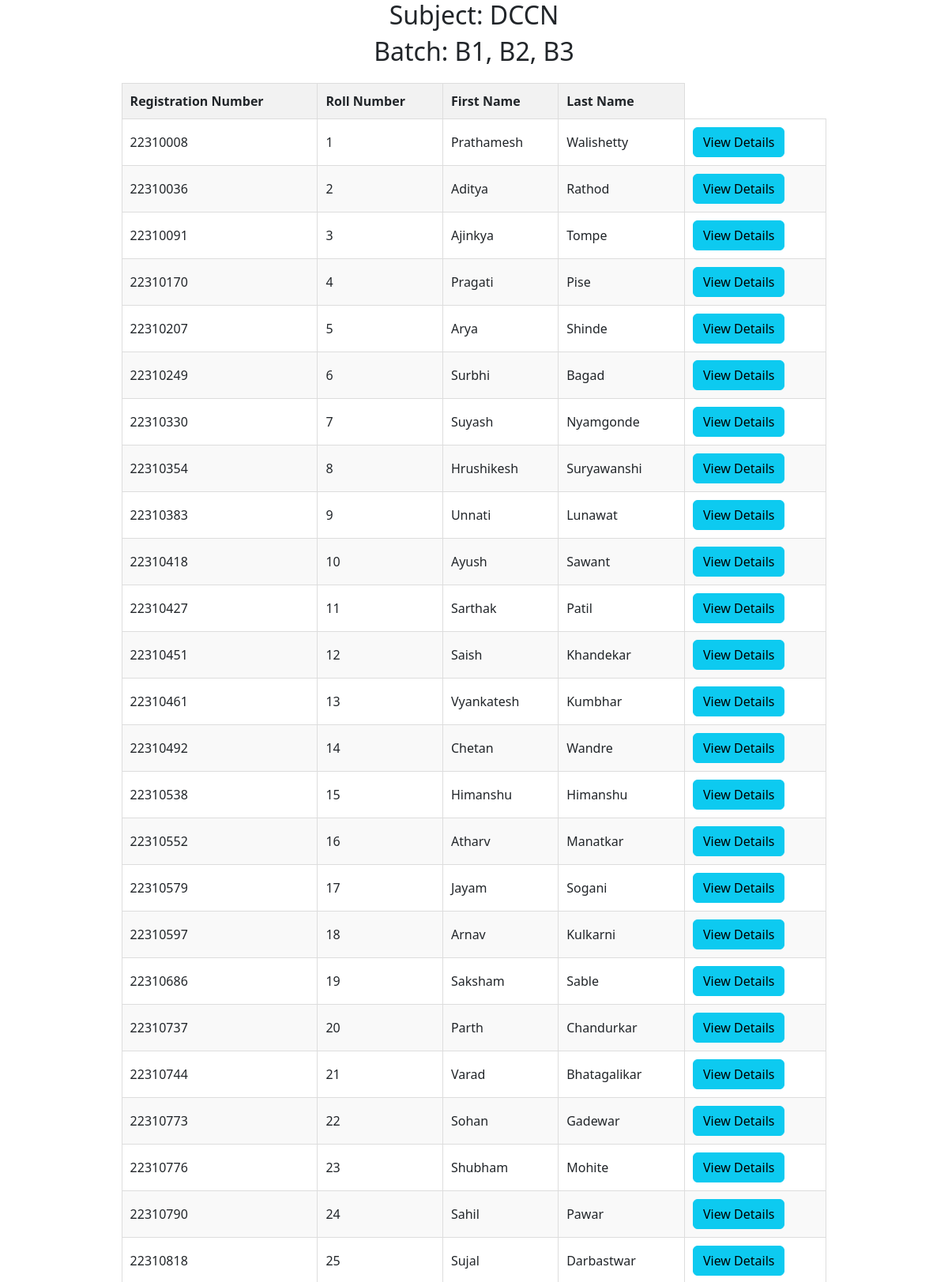
The page /show_batch_data/ (signed in, upper part) on the database its author committed.
### login/models.py (models this page shows, shortened)
class Student(models.Model):
    user = models.OneToOneField(User, on_delete=models.CASCADE, null=True, blank=True)
    registration_number = models.CharField(max_length=20, unique=True, primary_key=True)
    roll_number = models.CharField(max_length=20, unique=True)
    attendance = models.IntegerField(default=0)
    cie_marks = models.IntegerField(default=0)
    first_name = models.CharField(max_length=50)
    last_name = models.CharField(max_length=50)
    batch = models.ForeignKey(Batch, on_delete=models.SET_NULL, null=True, blank=True)
    division = models.ForeignKey(Division, on_delete=models.SET_NULL, null=True, blank=True)
    subjects = models.ManyToManyField(Subject, blank=True)

### login/views.py (the view)
# urls.py: path('show_batch_data/', views.show_batch_data, name='show_batch_data'),
@login_required
def show_batch_data(request):
    user = request.user
    faculty = Faculty.objects.get(email=user.username)
    print(f"Faculty Found: {faculty}")
    batches = faculty.batches.all()
    subjects = faculty.subjects.all()
    students = Student.objects.filter(batch__in=batches)
    subjects_names = ', '.join([subject.subject_name for subject in subjects])
    batch_names = ', '.join([batch.name for batch in batches])
    context = {
            'students': students,
            'batches': batch_names,
            'subjects':subjects_names,
        }
    return render(request, 'show_batch_data.html', context)

### login/models.py (called while the page is built)
    def __str__(self):
        return f"{self.first_name} {self.last_name}"

### templates/show_batch_data.html (shortened to what this page needs)
{% extends "base.html" %}
{% block body %}
<!DOCTYPE html>
<html lang="en">
<head>
</head>
<body>
    <div class="container">
        <h2>Subject: {{ subjects }}</h2>
        <h2>Batch: {{ batches }}</h2>
        <table>
            <thead>
                <tr>
                    <th>Registration Number</th>
                    <th>Roll Number</th>
                    <th>First Name</th>
                    <th>Last Name</th>
                </tr>
            </thead>
            <tbody>
                {% for student in students %}
                        <td>{{ student.registration_number }}</td>
                        <td>{{ student.roll_number}}</td>
                        <td>{{ student.first_name }}</td>
                        <td>{{ student.last_name }}</td>
                        <td>
                            <a href="{% url 'view_student' student.registration_number %}" class="btn btn-info">View Details</a>
                        </td>
                {% endfor %}
            </tbody>
        </table>
    </div>
</body>
</html>
{% endblock body %}

### templates/show_batch_data.html (style rules this page uses)
table { width: 80%; margin: 20px auto; border-collapse: collapse; }
th, td { padding: 10px; border: 1px solid #dddddd; text-align: left; }
th { background-color: #f2f2f2; }
h2 { text-align: center; }
.container { margin: 0 auto; text-align: center; }

### rows shown on the page
Student: registration_number "22310008", roll_number "1", first_name "Prathamesh", last_name "Walishetty"
Student: registration_number "22310036", roll_number "2", first_name "Aditya", last_name "Rathod"
Student: registration_number "22310091", roll_number "3", first_name "Ajinkya", last_name "Tompe"
Student: registration_number "22310170", roll_number "4", first_name "Pragati", last_name "Pise"
Student: registration_number "22310207", roll_number "5", first_name "Arya", last_name "Shinde"
Student: registration_number "22310249", roll_number "6", first_name "Surbhi", last_name "Bagad"
Student: registration_number "22310330", roll_number "7", first_name "Suyash", last_name "Nyamgonde"
Student: registration_number "22310354", roll_number "8", first_name "Hrushikesh", last_name "Suryawanshi"
Student: registration_number "22310383", roll_number "9", first_name "Unnati", last_name "Lunawat"
Student: registration_number "22310418", roll_number "10", first_name "Ayush", last_name "Sawant"
Student: registration_number "22310427", roll_number "11", first_name "Sarthak", last_name "Patil"
Student: registration_number "22310451", roll_number "12", first_name "Saish", last_name "Khandekar"
Student: registration_number "22310461", roll_number "13", first_name "Vyankatesh", last_name "Kumbhar"
Student: registration_number "22310492", roll_number "14", first_name "Chetan", last_name "Wandre"
Student: registration_number "22310538", roll_number "15", first_name "Himanshu", last_name "Himanshu"
Student: registration_number "22310552", roll_number "16", first_name "Atharv", last_name "Manatkar"
Student: registration_number "22310579", roll_number "17", first_name "Jayam", last_name "Sogani"
Student: registration_number "22310597", roll_number "18", first_name "Arnav", last_name "Kulkarni"
Student: registration_number "22310686", roll_number "19", first_name "Saksham", last_name "Sable"
Student: registration_number "22310737", roll_number "20", first_name "Parth", last_name "Chandurkar"
Student: registration_number "22310744", roll_number "21", first_name "Varad", last_name "Bhatagalikar"
Student: registration_number "22310773", roll_number "22", first_name "Sohan", last_name "Gadewar"
Student: registration_number "22310776", roll_number "23", first_name "Shubham", last_name "Mohite"
Student: registration_number "22310790", roll_number "24", first_name "Sahil", last_name "Pawar"
Student: registration_number "22310818", roll_number "25", first_name "Sujal", last_name "Darbastwar"

### other values the page prints
{{ batches }} "B1, B2, B3"
